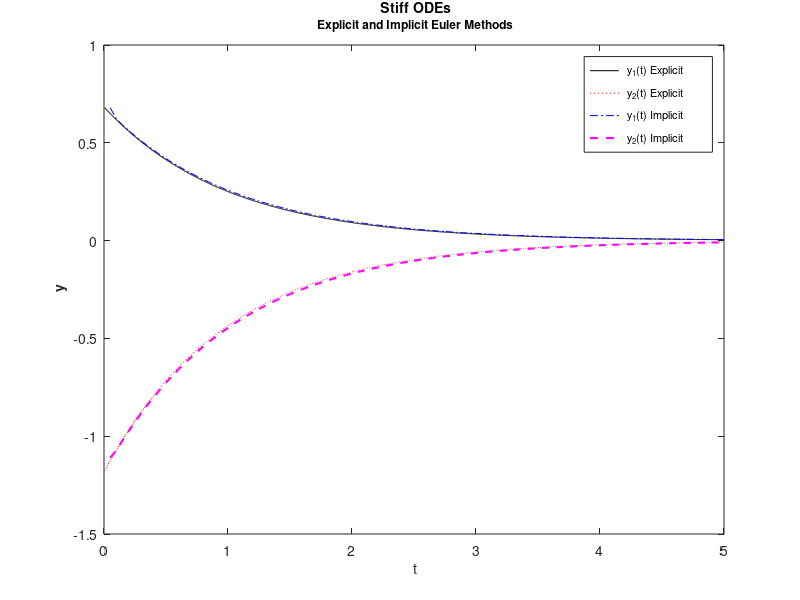

MATLAB code to generate this figure:

% clear workspace
clc
clear

format long

% create a stiff matrix A from eigenvalues and eigenvectors
theta = pi/6;
Phi = [ cos(theta) -sin(theta); sin(theta) cos(theta) ]
Lambda = [ 200 0; 0 1 ]

A = Phi*Lambda*Phi'

% check eigenvalues and eigenvectors of A
[ PhiA, LambdaA ] = eig(A)

% set initial conditions
y0 = [ 1; -1 ]

% find coefficients satisfying initial conditions
c = A\y0

% set final time tf
tf = 5

% set time step information for explicit Euler
dt = 0.005    % dt smaller than critical value
% dt = 0.0105    % dt larger than critical value
n = tf/dt

% set time step information for implicit Euler
dti = 0.05
ni = tf/dti

% initialize dependent variables at time zero
yexp = y0
yimp = y0

% run time step loop for explicit Euler method
for i=1:n
   
   % store current time for plotting
   t(i) = i*dt;
   
   % evaluate new values of dependent variables
   yexp = (eye(2)-dt*A)*yexp;
   
   % store dependent variables for plotting
   y1(i) = yexp(1);
   y2(i) = yexp(2);
   
end

% run time step loop for implicit Euler method
for i=1:ni
   
   % store current time for plotting
   ti(i) = i*dti;
   
   % solve for new values of dependent variables (naive approach)
   yimp = inv(eye(2)+dti*A)*yimp;
   
   % store dependent variables for plotting
   y1i(i) = yimp(1);
   y2i(i) = yimp(2);
   
end

% plot results from explicit and implicit Euler methods
figure(1)
plot(t,y1,'k-',t,y2,'r:',ti,y1i,'b-.',ti,y2i,'m--',...
     'LineWidth',1.5,'MarkerSize',8)
title({'\fontsize{14} Stiff ODEs';...
       '\fontsize{12} Explicit and Implicit Euler Methods'})
xlabel('\fontsize{14} t')
ylabel('\fontsize{14} y','FontWeight','bold')
legend('\fontsize{11} y_1(t) Explicit',...
       '\fontsize{11} y_2(t) Explicit',...
       '\fontsize{11} y_1(t) Implicit',...
       '\fontsize{11} y_2(t) Implicit',...
       'Location','Northeast')
